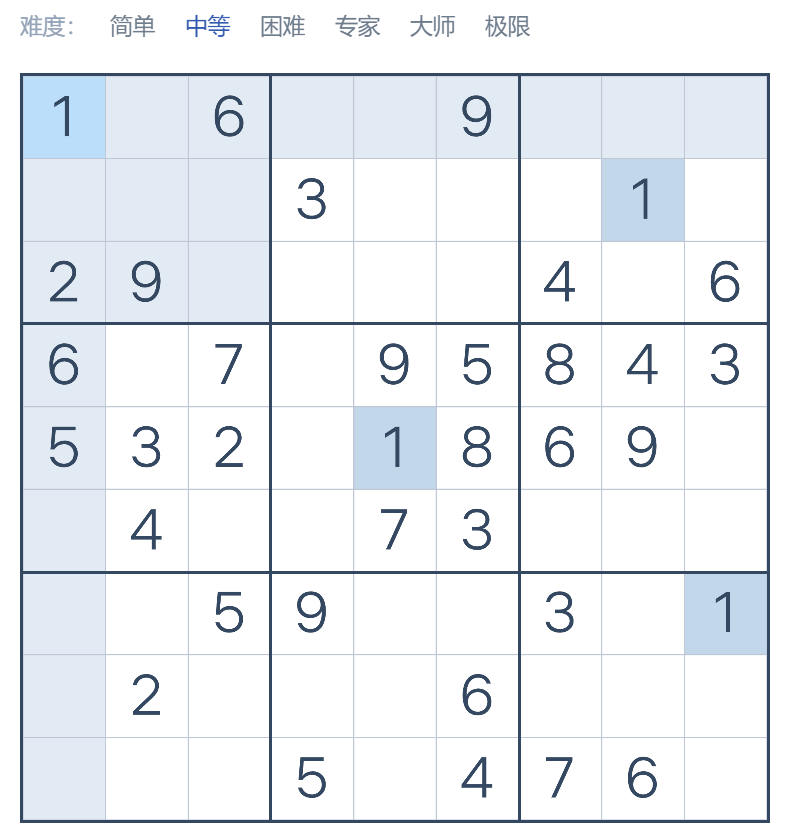
#> input picture 自动数独识别/sudoku1.png, 790 x 832 px
$ jupyter execute --allow-errors '测试版.ipynb'
#> lines starting #> are read from the running program, lines starting #| are printed output that depends on the picture; after the words box and inside, x2 and y2 are one past the last pixel; in counts of white or black regions, pixels touching at a corner belong together
#> further down, image is the input picture: shape (832, 790, 3); mean B, G, R 243.3, 239.4, 235.6
[cell 1]
import numpy as np

[cell 2]
import pytesseract as pyt
# Set the path to the tesseract executable
pyt.pytesseract.tesseract_cmd = r'./Tesseract-OCR/tesseract.exe'  # Update this path if needed

[cell 3]
import cv2
import numpy as np
import matplotlib.pyplot as plt

def adaptive_binarize(image):
    """自适应直方图二值化处理"""
    gray = cv2.cvtColor(image, cv2.COLOR_BGR2GRAY)  # 转为灰度图
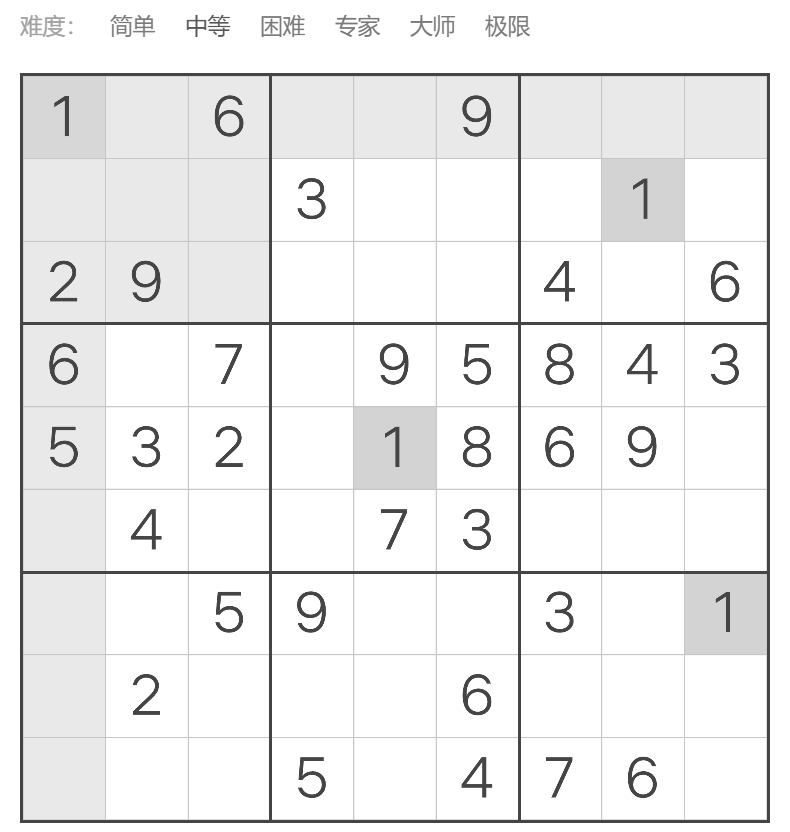
#> gray: shape (832, 790); min 69, max 255, mean 238.7
    binary = cv2.adaptiveThreshold(gray, 255, cv2.ADAPTIVE_THRESH_MEAN_C, cv2.THRESH_BINARY_INV, 11, 2)
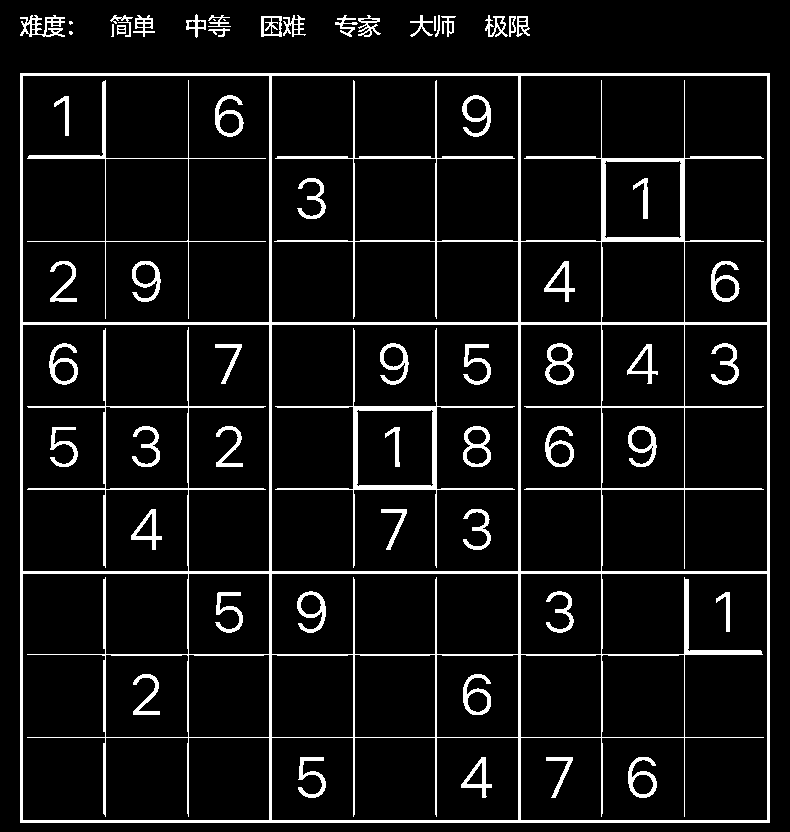
#> binary: shape (832, 790); 8% white; 62 white regions (4 under 20 px), largest, box (x1, y1, x2, y2) and area: (20, 73, 770, 823) 31543, (275, 328, 515, 568) 2772, (27, 80, 266, 319) 1400
    return binary

def denoise_image(binary_image):
    """去噪处理"""
    # 使用开运算来去除小的噪点
    kernel = np.ones((3, 3), np.uint8)
    denoised = cv2.morphologyEx(binary_image, cv2.MORPH_OPEN, kernel)
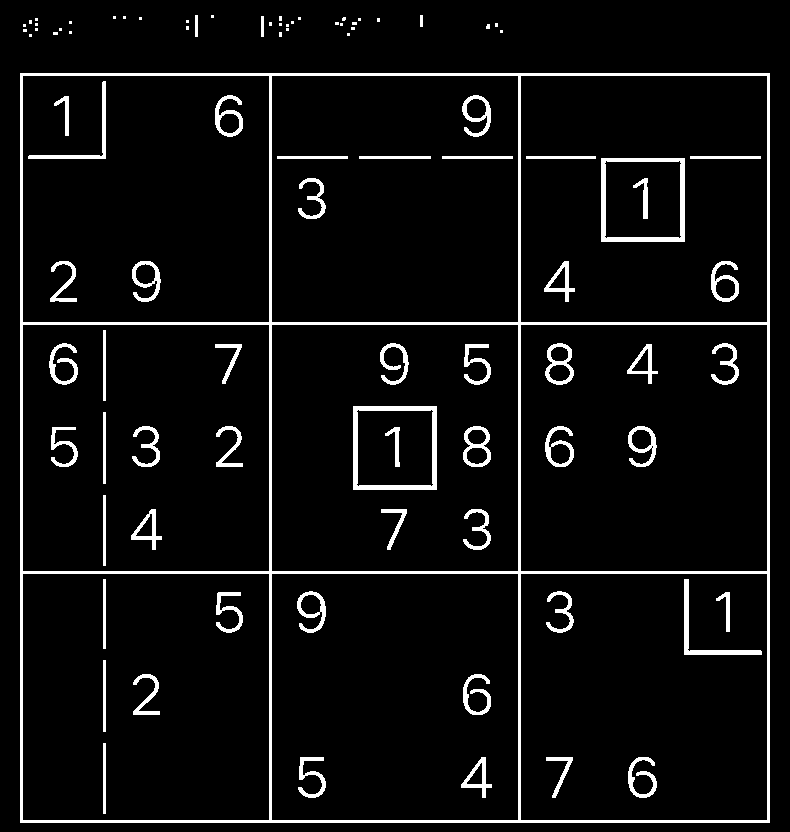
#> denoised: shape (832, 790); 5.9% white; 91 white regions (36 under 20 px)
    return denoised

def find_sudoku_outer_frame(image):
    """通过轮廓检测找到数独最外框"""
    contours, _ = cv2.findContours(image, cv2.RETR_EXTERNAL, cv2.CHAIN_APPROX_SIMPLE)
#> contours = 40 contours, 36 with area under 20; largest, box (x1, y1, x2, y2) and area: (20, 73, 770, 823) 561001, (195, 15, 198, 37) 42, (261, 16, 264, 37) 40, (420, 15, 423, 27) 22
    contours = sorted(contours, key=cv2.contourArea, reverse=True)  # 按轮廓面积排序
    for contour in contours:
        epsilon = 0.02 * cv2.arcLength(contour, True)  # 近似轮廓
        approx = cv2.approxPolyDP(contour, epsilon, True)
        if len(approx) == 4:  # 找到四个角的矩形框
            return approx
#> this loop made 1 pass
#> (epsilon, approx) on pass 1: (59.92, [[20, 73], [20, 822], [769, 822], [769, 73]])
#> `sudoku_frame = find_sudoku_outer_frame(denoised_image)`: sudoku_frame = [[20, 73], [20, 822], [769, 822], [769, 73]]
    return None

def perspective_transform(image, pts):
    """根据四个角点进行透视变换"""
    width, height = 400, 400  # 透视变换后的宽高
    pts2 = np.float32([[0, 0], [0, width], [width, height], [height, 0]])  # 目标矩形框
    matrix = cv2.getPerspectiveTransform(np.float32(pts), pts2)
#> matrix = [[0.534, 6.23e-19, -10.68], [-3.78e-17, 0.534, -38.99], [1.66e-19, -5.93e-21, 1]]
    transformed_image = cv2.warpPerspective(image, matrix, (width, height))
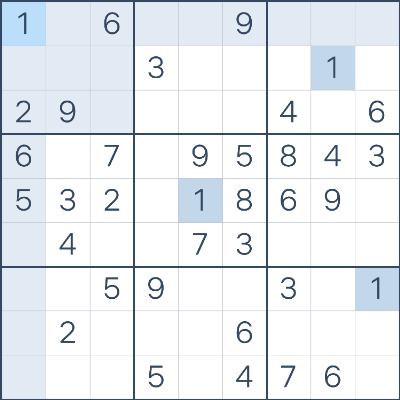
#> transformed_image: shape (400, 400, 3); mean B, G, R 241.5, 237, 232.5
    return transformed_image

def crop_image(image):
    """裁剪去除图像中的无关部分"""
    gray = cv2.cvtColor(image, cv2.COLOR_BGR2GRAY)
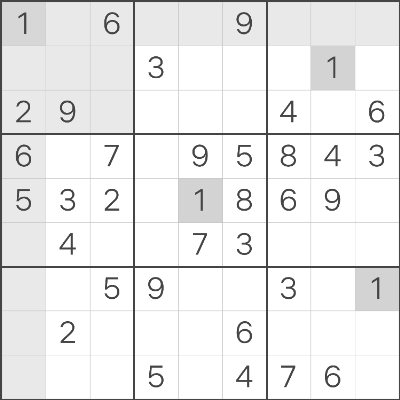
#> gray: shape (400, 400); min 69, max 255, mean 236.1
    _, binary = cv2.threshold(gray, 200, 255, cv2.THRESH_BINARY_INV)
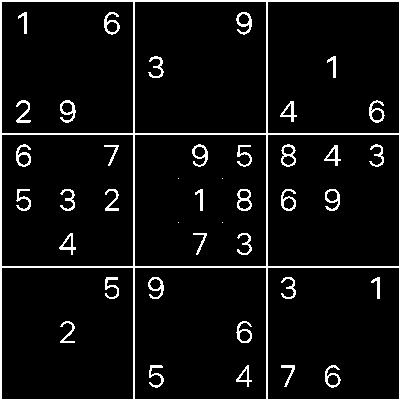
#> binary: shape (400, 400); 6.3% white in thin lines or dots
    contours, _ = cv2.findContours(binary, cv2.RETR_EXTERNAL, cv2.CHAIN_APPROX_SIMPLE)
#> contours = [[[0, 0], [0, 399], [399, 399], [399, 0]]]

    largest_contour = max(contours, key=cv2.contourArea)
#> largest_contour = [[0, 0], [0, 399], [399, 399], [399, 0]]
    x, y, w, h = cv2.boundingRect(largest_contour)
#> x = 0; y = 0; w = 400; h = 400
    cropped_image = image[y:y+h, x:x+w]
    return cropped_image

# 读取图像
image = cv2.imread('sudoku1.png')

# 步骤1：灰度化和自适应二值化
binary_image = adaptive_binarize(image)

# 步骤2：去噪处理
denoised_image = denoise_image(binary_image)

# 步骤3：查找数独的外框轮廓
sudoku_frame = find_sudoku_outer_frame(denoised_image)
if sudoku_frame is None:
    print("没有找到数独框架")
else:
    # 步骤4：透视变换
    transformed_image = perspective_transform(image, sudoku_frame)

    # 步骤5：裁剪多余部分
    cropped_image = crop_image(transformed_image)

    # 显示结果
    plt.subplot(1, 3, 1), plt.imshow(cv2.cvtColor(binary_image, cv2.COLOR_BGR2RGB)), plt.title('Adaptive Binarized Image')
    plt.subplot(1, 3, 2), plt.imshow(cv2.cvtColor(transformed_image, cv2.COLOR_BGR2RGB)), plt.title('Perspective Transformed')
    plt.subplot(1, 3, 3), plt.imshow(cv2.cvtColor(cropped_image, cv2.COLOR_BGR2RGB)), plt.title('Cropped Image')
    plt.show()
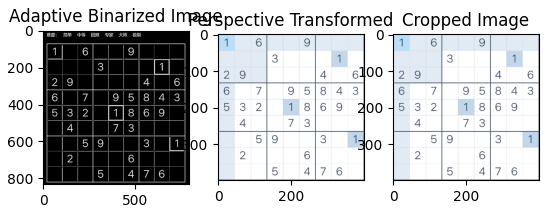
#> figure drawn by matplotlib, 3 panels

[cell 4]
import pytesseract as pyt
import cv2
import numpy as np
import matplotlib.pyplot as plt
from collections import Counter

# 设置 Tesseract 可执行文件路径
pyt.pytesseract.tesseract_cmd = r'C:/Application/Tesseract-OCR/tesseract.exe'  # 如果需要，请更新路径

def crop_cell(cell_image, crop_ratio=0.2):
    """裁剪格子边缘，只保留数字区域"""
    height, width = cell_image.shape[:2]

    # 计算裁剪的边界
    crop_top = int(height * crop_ratio)
    crop_bottom = int(height * (1 - crop_ratio))
    crop_left = int(width * crop_ratio)
    crop_right = int(width * (1 - crop_ratio))

    # 裁剪出数字部分
    cropped_cell = cell_image[crop_top:crop_bottom, crop_left:crop_right]
    return cropped_cell

def enhance_image_for_ocr(cell_image):
    """增强图像，准备 OCR 识别"""
    # 转为灰度图像
    gray = cv2.cvtColor(cell_image, cv2.COLOR_BGR2GRAY)

    # 使用自适应阈值进行二值化
    binary = cv2.adaptiveThreshold(gray, 255, cv2.ADAPTIVE_THRESH_GAUSSIAN_C,
                                   cv2.THRESH_BINARY_INV, 11, 2)

    # 去噪声：使用中值滤波
    denoised = cv2.medianBlur(binary, 3)

    return denoised

def recognize_number_from_image(cell_image):
    """使用 Tesseract 识别单个小格子中的数字"""
    # 增强图像
    enhanced_image = enhance_image_for_ocr(cell_image)

    # 使用 Tesseract 进行 OCR 识别
    text = pyt.image_to_string(enhanced_image, config='--psm 6 --oem 3')  # psm 6 适用于单个文本区域的识别
    return text.strip()

def recognize_number_with_voting(cell_image, num_recognitions=5, early_exit=True):
    """识别一个格子中的数字，通过投票机制确定最终结果"""
    recognitions = []

    for i in range(num_recognitions):
        digit = recognize_number_from_image(cell_image)
        recognitions.append(digit)

        # 如果前两次识别一致，则退出
        if early_exit and i == 1 and recognitions[0] == recognitions[1]:
            break

    # 统计出现次数最多的识别结果
    counter = Counter(recognitions)
    most_common = counter.most_common(1)[0][0]

    return most_common

def split_image_into_grid(image, grid_size=(9, 9), vertical_offset=0, horizontal_offset=0):
    """切分图像为小格子，并根据偏移量进行调整"""
#> called with grid_size = (9, 9), vertical_offset = 3, horizontal_offset = 3
    height, width = image.shape[:2]
#> height = 400; width = 400
    cell_height = height // grid_size[0]
#> cell_height = 44
    cell_width = width // grid_size[1]
#> cell_width = 44

    grid_cells = []

    for i in range(grid_size[0]):
        for j in range(grid_size[1]):
            # 计算每个格子的坐标，并加上偏移量
            x1 = j * cell_width + horizontal_offset
            y1 = i * cell_height + vertical_offset
            x2 = (j + 1) * cell_width + horizontal_offset
            y2 = (i + 1) * cell_height + vertical_offset
            # 确保不超出图像范围
            x1 = max(x1, 0)
            y1 = max(y1, 0)
            x2 = min(x2, width)
            y2 = min(y2, height)
            cell = image[y1:y2, x1:x2]
            grid_cells.append((i, j, cell))  # 存储每个格子的图像和其坐标
#> after the loop, grid_cells = 81 items
    return grid_cells

def display_grid_cells_with_numbers(grid_cells, grid_size=(9, 9), crop_ratio=0.2, num_recognitions=5):
    """在每个小格子上标记识别出来的数字，并返回识别的数独矩阵"""
#> called with grid_size = (9, 9), crop_ratio = 0.15, num_recognitions = 5
    fig, axes = plt.subplots(grid_size[0], grid_size[1], figsize=(12, 12))
    axes = axes.flatten()  # Flatten to easily index the 2D grid

    # 创建一个 9x9 的零矩阵来存储识别的数字，使用 '.' 表示空单元
    sudoku_grid = [['.' for _ in range(grid_size[1])] for _ in range(grid_size[0])]

    for idx, (i, j, cell) in enumerate(grid_cells):
        ax = axes[idx]

        # 裁剪格子，只保留数字部分
        cropped_cell = crop_cell(cell, crop_ratio)

        # 使用投票机制识别数字
        digit = recognize_number_with_voting(cropped_cell, num_recognitions)

        # 如果识别到数字，则填充到数独网格中
        if digit.isdigit():
            sudoku_grid[i][j] = digit
            cell_with_text = cropped_cell.copy()
            cv2.putText(cell_with_text, digit, (5, 25), cv2.FONT_HERSHEY_SIMPLEX, 0.8, (0, 0, 255), 2, cv2.LINE_AA)
        else:
            cell_with_text = cropped_cell

        # 显示带数字的格子
        ax.imshow(cv2.cvtColor(cell_with_text, cv2.COLOR_BGR2RGB))  # 将 BGR 转换为 RGB 以正确显示
        ax.set_title(f"Cell ({i}, {j})")
        ax.axis('off')  # 去掉坐标轴
#> this loop made 1 pass
#> (i, j, height in crop_cell, width in crop_cell, crop_top in crop_cell, crop_bottom in crop_cell, crop_left in crop_cell, crop_right in crop_cell) on pass 1: (0, 0, 44, 44, 6, 37, 6, 37)
#> pass 1, in crop_cell, `cropped_cell = cell_image[crop_top:crop_bottom, crop_left:crop_right]`:
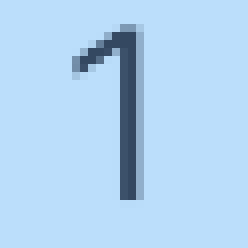
#> cropped_cell: shape (31, 31, 3) (shown 8 times larger); mean of channels 0, 1, 2 241.2, 212.4, 178.4; drawn as B, G, R
#> pass 1, in enhance_image_for_ocr, `gray = cv2.cvtColor(cell_image, cv2.COLOR_BGR2GRAY)`:
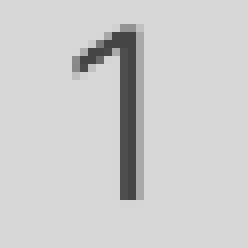
#> gray: shape (31, 31) (shown 8 times larger); min 69, max 215, mean 205.7
#> pass 1, in enhance_image_for_ocr, `denoised = cv2.medianBlur(binary, 3)`:
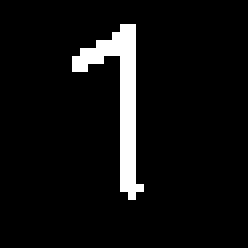
#> denoised: shape (31, 31) (shown 8 times larger); 6.1% white in thin lines or dots, all inside (x1, y1, x2, y2) = (9, 3, 18, 25)
#> after the loop, sudoku_grid = 9 items

    plt.tight_layout()
    plt.show()

    # 返回识别后的数独网格
    return sudoku_grid

# 假设你已经有了裁剪过的图像 cropped_image
# 例如，可以通过以下代码读取图像：
# image = cv2.imread('path_to_sudoku_image.jpg')

# 设置偏移量
vertical_offset, horizontal_offset = 3, 3  # 垂直，水平方向的偏移量

# 切分图像为 9x9 小格子，并应用偏移
grid_cells = split_image_into_grid(cropped_image, vertical_offset=vertical_offset, horizontal_offset=horizontal_offset)

# 显示这些带有识别数字的格子，并返回识别后的数独矩阵
#> (the rest of this cell did not finish here and is left out)

[cell 5]
board = [['3', '.', '8', '.', '.', '6', '2', '.', '.'],
         ['.', '.', '1', '8', '.', '9', '.', '4', '3'],
         ['.', '.', '9', '.', '3', '.', '1', '.', '.'],
         ['.', '.', '7', '2', '.', '.', '3', '.', '4'],
         ['.', '.', '5', '1', '.', '.', '8', '.', '.'],
         ['6', '.', '3', '.', '8', '7', '9', '.', '.'],
         ['.', '.', '2', '.', '7', '.', '4', '.', '.'],
         ['8', '9', '.', '3', '.', '1', '6', '.', '.'],
         ['.', '.', '6', '9', '.', '.', '5', '.', '1']]

# 输出结果
print(board)

[cell 6]
def is_valid(board, row, col, num):
    # 检查行中是否有重复
    for x in range(9):
        if board[row][x] == num:
            return False

    # 检查列中是否有重复
    for x in range(9):
        if board[x][col] == num:
            return False

    # 检查3x3方格内是否有重复
    start_row = row - row % 3
    start_col = col - col % 3
    for i in range(3):
        for j in range(3):
            if board[i + start_row][j + start_col] == num:
                return False
    return True

def solve_sudoku(board):
    empty_cell = find_empty_location(board)
    if not empty_cell:
        return True  # 找不到空位，说明数独已解完
    row, col = empty_cell

    for num in map(str, range(1, 10)):
        if is_valid(board, row, col, num):
            board[row][col] = num
            if solve_sudoku(board):
                return True
            board[row][col] = '.'  # 回溯
    return False

def find_empty_location(board):
    for i in range(9):
        for j in range(9):
            if board[i][j] == '.':
                return (i, j)
    return None

# 提供的数独板面
sudoku_board = board

# 尝试解决数独
if solve_sudoku(sudoku_board):
    print("数独有解")
else:
    print("数独无解")

[cell 7]
from typing import List

class Solution:
    def solveSudoku(self, board: List[List[int]]) -> None:
        """
        Do not return anything, modify board in-place instead.
        """
        if self.backtracking(board):
            print("Solution found.")
        else:
            print("No solution exists.")

    def backtracking(self, board: List[List[int]]) -> bool:
        for i in range(len(board)):  # 遍历行
            for j in range(len(board[0])):  # 遍历列
                if board[i][j] != 0:
                    continue
                for k in range(1, 10):
                    if self.is_valid(i, j, k, board):
                        board[i][j] = k
                        if self.backtracking(board):  # 继续回溯
                            return True
                        board[i][j] = 0  # 恢复为0，尝试下一个数字
                # 若数字1-9都不能成功填入空格，返回False无解
                return False
        return True  # 找到解，返回True

    def is_valid(self, row: int, col: int, val: int, board: List[List[int]]) -> bool:
        # 判断同一行是否冲突
        for i in range(9):
            if board[row][i] == val:
                return False
        # 判断同一列是否冲突
        for j in range(9):
            if board[j][col] == val:
                return False
        # 判断同一九宫格是否有冲突
        start_row = (row // 3) * 3
        start_col = (col // 3) * 3
        for i in range(start_row, start_row + 3):
            for j in range(start_col, start_col + 3):
                if board[i][j] == val:
                    return False
        return True

board = sudoku_board
# 解数独
solution = Solution()
solution.solveSudoku(board)

# 输出解后的数独
print("解:")
for row in board:
    print(row)
